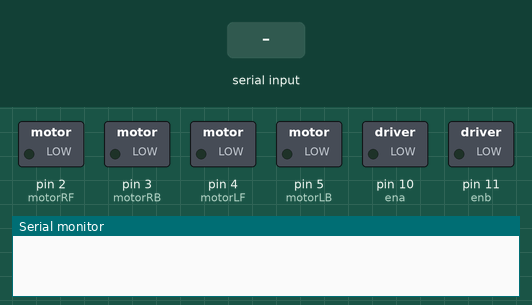
The sketch below on a simulated Arduino Uno, built with avr-gcc and run on an emulated ATmega328P. On the bench: switched loads named in the sketch (green lamp = pin HIGH), the last lines printed to the serial monitor. The inputs (shaded band) are chosen by the test bench.

Above: at 1.2 s.
1.3 s: "F" received over Serial
At 2.3 s:
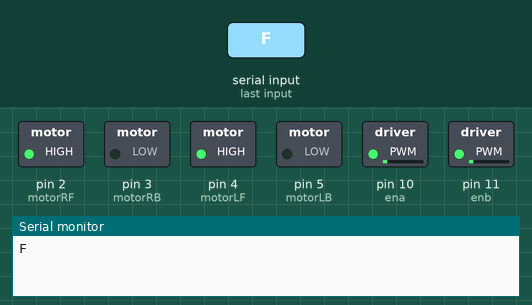
2.8 s: "B" received over Serial
At 3.4 s:
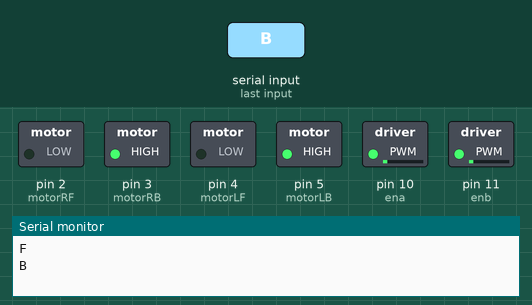
4.3 s: "L" received over Serial
At 5.5 s:
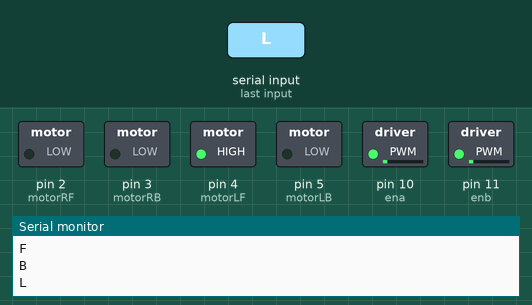
5.8 s: "S" received over Serial
At 6.9 s:
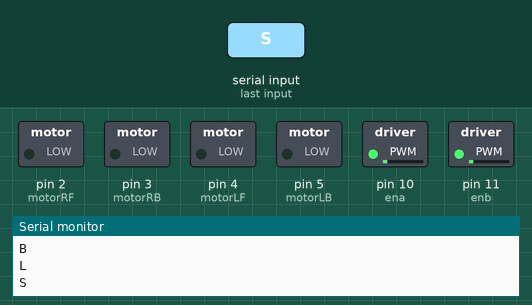
7.3 s: "J" received over Serial
At 8.0 s:
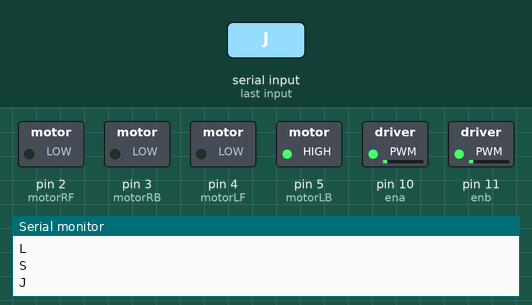
8.8 s: "G" received over Serial
At 9.2 s:
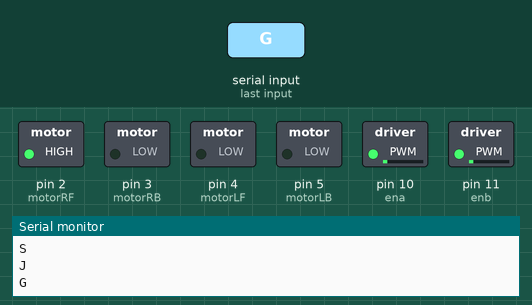
Timing chart, 0 to 11.3 s (numbered marks = the images above; inputs shaded):
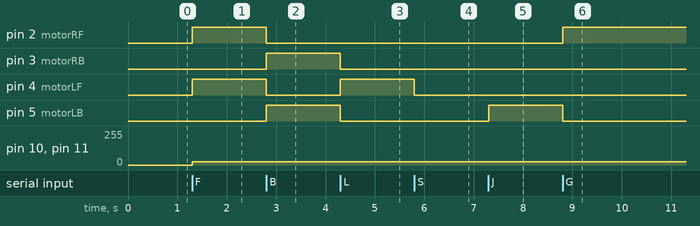

The sketch:

sketch_nov12c.ino
```cpp
int motorRF = 2; //right front motor
int motorRB = 3; //Left front motor
int motorLF = 4; //Right back motor
int motorLB = 5; //Left back motor
int lightF = 6;  //Front light
int lightB = 7;  //Back light
int horn = 8;    //Horn
int ena = 10;    //Enable A
int enb = 11;    //Enable B
int spd = 26;     //Speed
char val;
void setup()
{
  pinMode(motorRF, OUTPUT); //D2 set to IN1
  pinMode(motorRB, OUTPUT); //D3 set to IN2
  pinMode(motorLF, OUTPUT); //D4 set to IN3
  pinMode(motorLB, OUTPUT); //D5 set to IN4
  pinMode(motorLB, OUTPUT); //D6 set to Front Light
  pinMode(motorLB, OUTPUT);
  pinMode(motorLB, OUTPUT);
  pinMode(motorLB, OUTPUT);
  Serial.begin(9600);
}
void loop()
{
  while (Serial.available() > 0)
  {
    val = Serial.read();
    Serial.println(val);
  }
  if ( val == 'F')     //Forward
  {
    analogWrite(ena, spd);
    analogWrite(enb, spd);
    digitalWrite(motorRF, HIGH);
    digitalWrite(motorLF, HIGH);
    digitalWrite(motorRB, LOW);
    digitalWrite(motorLB, LOW);
  }
  else if (val == 'B') //Backward
  {
    analogWrite(ena, spd);
    analogWrite(enb, spd);
    digitalWrite(motorRF, LOW);
    digitalWrite(motorLF, LOW);
    digitalWrite(motorRB, HIGH);
    digitalWrite(motorLB, HIGH);
  }
  else if (val == 'L') //Left
  {
    analogWrite(ena, spd);
    analogWrite(enb, spd);
    digitalWrite(motorRF, LOW);
    digitalWrite(motorLF, HIGH);
    digitalWrite(motorRB, LOW);
    digitalWrite(motorLB, LOW);
  }
  else if (val == 'R') //Right
  {
    analogWrite(ena, spd);
    analogWrite(enb, spd);
    digitalWrite(motorRF, LOW);
    digitalWrite(motorLF, HIGH);
    digitalWrite(motorRB, LOW);
    digitalWrite(motorLB, LOW);
  }
  else if (val == 'S') //Stop
  {
    analogWrite(ena, spd);
    analogWrite(enb, spd);
    digitalWrite(motorRF, LOW);
    digitalWrite(motorLF, LOW);
    digitalWrite(motorRB, LOW);
    digitalWrite(motorLB, LOW);
  }
  else if (val == 'I') //Forward Right
  {
    analogWrite(ena, spd);
    analogWrite(enb, spd);
    digitalWrite(motorRF, LOW);
    digitalWrite(motorLF, HIGH);
    digitalWrite(motorRB, LOW);
    digitalWrite(motorLB, LOW);
  }
  else if (val == 'J') //Backward Right
  {
    analogWrite(ena, spd);
    analogWrite(enb, spd);
    digitalWrite(motorRF, LOW);
    digitalWrite(motorLF, LOW);
    digitalWrite(motorRB, LOW);
    digitalWrite(motorLB, HIGH);
  }
  else if (val == 'G') //Forward Left
  {
    analogWrite(ena, spd);
    analogWrite(enb, spd);
    digitalWrite(motorRF, HIGH);
    digitalWrite(motorLF, LOW);
    digitalWrite(motorRB, LOW);
    digitalWrite(motorLB, LOW);
  }
  else if (val == 'H') //Backward Left
  {
    analogWrite(ena, spd);
    analogWrite(enb, spd);
    digitalWrite(motorRF, LOW);
    digitalWrite(motorLF, LOW);
    digitalWrite(motorRB, HIGH);
    digitalWrite(motorLB, LOW);
  }
  else if (val == '1')
  {
    spd = 26;
  }
  else if (val == '2')
  {
    spd = 51;
  }
  else if (val == '3')
  {
    spd = 77;
  }
  else if (val == '4')
  {
    spd = 102;
  }
  else if (val == '5')
  {
    spd = 128;
  }
  else if (val == '6')
  {
    spd = 153;
  }
  else if (val == '7')
  {
    spd = 179;
  }
  else if (val == '8')
  {
    spd = 204;
  }
  else if (val == '9')
  {
    spd = 230;
  }
  else if (val == 'q')
  {
    spd = 255;
  }
  else if (val == 'W') //front Light ON
  {
    digitalWrite(lightF, HIGH);
  }
  else if (val == 'w') //front Light OFF
  {
    digitalWrite(lightF, LOW);
  }
  else if (val == 'U') //back Light ON
  {
    digitalWrite(lightB, HIGH);
  }
  else if (val == 'u') //back Light OFF
  {
    digitalWrite(lightB, LOW);
  }
  else if (val == 'V') //Horn ON
  {
    digitalWrite(horn, HIGH);
  }
  else if (val == 'v') //Horn OFF
  {
    digitalWrite(horn, LOW);
  }
}
```

Measured:
- after the input at 1.3 s, pin 2 (motorRF), pin 4 (motorLF): LOW → HIGH at once; pin 10 (ena), pin 11 (enb): 0/255 → 26/255 at once
- after the input at 2.8 s, pin 2 (motorRF), pin 4 (motorLF): HIGH → LOW at once; pin 3 (motorRB), pin 5 (motorLB): LOW → HIGH at once
- after the input at 4.3 s, pin 3 (motorRB), pin 5 (motorLB): HIGH → LOW at once; pin 4 (motorLF): LOW → HIGH at once
- after the input at 5.8 s, pin 4 (motorLF): HIGH → LOW at once
- after the input at 7.3 s, pin 5 (motorLB): LOW → HIGH at once
- after the input at 8.8 s, pin 2 (motorRF): LOW → HIGH at once; pin 5 (motorLB): HIGH → LOW at once
